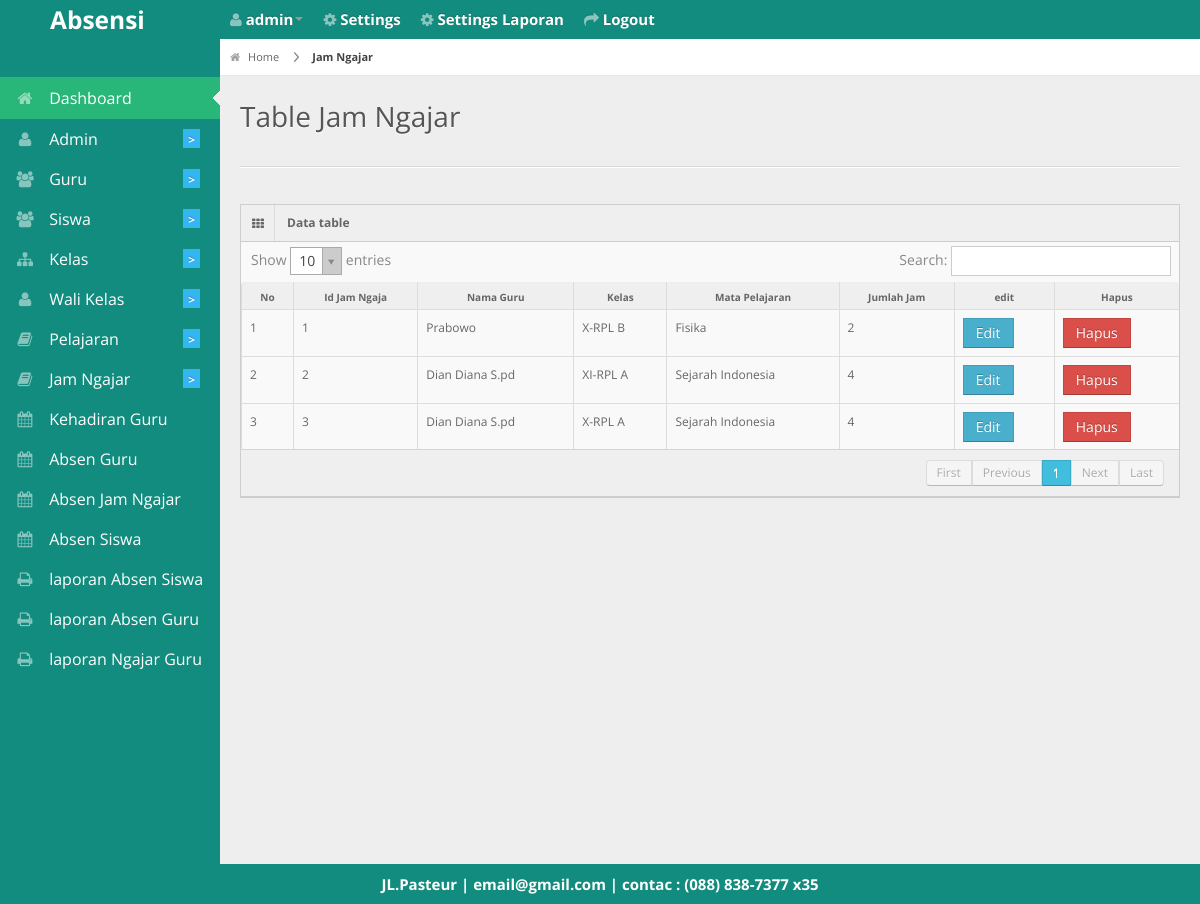
The page /admin/tablejamngajar.php (signed in) on the database its author committed.
### tables this page shows
CREATE TABLE `jam_mengajar` (
  `id_jam_mengajar` int(11) NOT NULL,
  `jam` int(11) NOT NULL,
  `id_pelajaran` int(11) NOT NULL,
  `id_guru` int(11) NOT NULL,
  `id_kelas` int(11) NOT NULL
);

CREATE TABLE `guru` (
  `id_guru` int(11) NOT NULL,
  `nip` varchar(255) NOT NULL,
  `nuptk` varchar(255) NOT NULL,
  `nama` varchar(30) NOT NULL,
  `jenis_kelamin` varchar(1) NOT NULL,
  `status` varchar(20) NOT NULL,
  `alamat` varchar(50) NOT NULL,
  `jabatan` varchar(20) NOT NULL,
  `telepon` varchar(50) NOT NULL,
  `tgl_lahir` date NOT NULL
);

CREATE TABLE `kelas` (
  `id_kelas` int(11) NOT NULL,
  `nama_kelas` varchar(30) NOT NULL
);

CREATE TABLE `pelajaran` (
  `id_pelajaran` int(11) NOT NULL,
  `mata_pelajaran` varchar(30) NOT NULL
);

CREATE TABLE `biodata` (
  `id_biodata` int(11) NOT NULL,
  `nama_sekolah` varchar(255) NOT NULL,
  `alamat` varchar(255) NOT NULL,
  `photo` varchar(255) NOT NULL,
  `email` varchar(255) NOT NULL,
  `telepon` varchar(20) NOT NULL,
  `kota` varchar(50) NOT NULL
);

### admin/tablejamngajar.php (the view, shortened to what this page needs)
<?php
 include '../db/koneksi.php';
 include '../layout/header.php'; ?>
<div id="content">
  <div id="content-header">
    <div id="breadcrumb"> <a href="http://localhost/absensi2/<?php echo $_SESSION['akses']; ?>/" title="Go to Home" class="tip-bottom"><i class="icon-home"></i> Home</a>
      <a href="http://localhost/absensi2/admin/jamngaja" class="current">Jam Ngajar</a> </div>
    <h1>Table Jam Ngajar</h1>
  </div>
  <div class="container-fluid">
    <hr>
    <div class="row-fluid">
      <div class="span12">
        <div class="widget-box">
          <div class="widget-title"> <span class="icon"><i class="icon-th"></i></span>
            <h5>Data table</h5>
          </div>
          <div class="widget-content nopadding">
            <table class="table table-bordered data-table">
              <thead>
                <tr>
                  <th>No</th>
                  <th>Id Jam Ngaja</th>
                  <th>Nama Guru</th>
                  <th>Kelas</th>
                  <th>Mata Pelajaran</th>
                  <th>Jumlah Jam</th>
                  <th>edit</th>
                  <th>Hapus</th>
              </tr>
              </thead>
              <tbody>
                <?php
                $query_tampil=mysqli_query($konek,"select * from jam_mengajar");
                $no=1; while ($data=mysqli_fetch_array($query_tampil)) {
                 ?>
                <tr class="gradeX">
                  <td><?php echo $no; ?></td>
                  <td><?php echo $data['id_jam_mengajar']; ?></td>
                  <td><?php
                  $query_tampil2=mysqli_query($konek,"select nama from guru WHERE id_guru=$data[id_guru]");
                  $data2=mysqli_fetch_array($query_tampil2);
                  echo $data2['nama']; ?></td>
                  <td><?php
                  $query_kelas=mysqli_query($konek,"SELECT nama_kelas FROM kelas WHERE id_kelas=$data[id_kelas]");
                  $data_kelas=mysqli_fetch_array($query_kelas);
                  echo $data_kelas['nama_kelas']; ?></td>
                  <td><?php
                      $query_pelajaran=mysqli_query($konek,"SELECT mata_pelajaran FROM pelajaran WHERE id_pelajaran=$data[id_pelajaran]");
                  $data_pelajaran=mysqli_fetch_array($query_pelajaran);
                  echo $data_pelajaran['mata_pelajaran']; ?></td>
                  <td><?php echo $data['jam']; ?></td>
                  <td><a href="http://localhost/absensi2/admin/jamngajar/edit/<?PHP echo $data['id_jam_mengajar']?>"class="btn btn-info">Edit</a></td>
                  <td><a href="http://localhost/absensi2/admin/jamngajar/hapus/<?PHP echo $data['id_jam_mengajar']?>"class="btn btn-danger">Hapus</a></td>
                </tr>
                <?php $no++; } ?>
              </tbody>
            </table>
          </div>
        </div>
      </div>
    </div>
  </div>
</div>
<?php include '../layout/footer.php'; ?>

### layout/footer.php (shortened to what this page needs)
<div class="row-fluid">
  <div id="footer" class="span12"style="
    color: #fff;
    font-weight: bold;
    font-size: 15px;
">
     <?php echo "$header_photo[alamat] | $header_photo[email] | contac : $header_photo[telepon]"; ?> </div>
</div>
</body>
</html>

### css/matrix-style.css (style rules this page uses)
* { outline:none !important; -moz-outline: none !important; }
html, body { height:100% }
body { overflow-x: hidden; margin-top: -10px; font-family: 'Open Sans', sans-serif; font-size:12px; color:#666; }
a { color:#666; }
select, textarea, input[type="text"], input[type="password"], input[type="datetime"], input[type="datetime-local"], input[type="date"], input[type="month"], input[type="time"], input[type="week"], input[type="number"], input[type="email"], input[type="url"], input[type="search"], input[type="tel"], input[type="color"], .uneditable-input, .label, .dropdown-menu, .btn, .well, .progress, .table-bordered, .btn-group > .btn:first-child, .btn-group > .btn:last-child, .btn-group > .btn:last-child, .btn-group > .dropdown-toggle, .alert { border-radius:0px; }
.btn, textarea, input[type="text"], input[type="password"], input[type="datetime"], input[type="datetime-local"], input[type="date"], input[type="month"], input[type="time"], input[type="week"], input[type="number"], input[type="email"], input[type="url"], input[type="search"], input[type="tel"], input[type="color"], .uneditable-input { box-shadow:none; }
.progress, .progress-success .bar, .progress .bar-success, .progress-warning .bar, .progress .bar-warning, .progress-danger .bar, .progress .bar-danger, .progress-info .bar, .progress .bar-info, .btn, .btn-primary { background-image:none; }
#footer { padding:10px; text-align:center; }
hr { border-top-color:#dadada; }
#content { background: none repeat scroll 0 0 #eeeeee; margin-left: 220px; margin-right: 0; padding-bottom: 25px; position: relative; min-height:100%; width: auto; }
#content-header { position: abslute; width: 100%; margin-top: -38px; z-index: 20; }
#content-header h1 { color: #555555; font-size: 28px; font-weight: normal; float: none; text-shadow: 0 1px 0 #ffffff; margin-left: 20px; position: relative; }
#content-header h1, #content-header .btn-group { margin-top: 20px; }
#breadcrumb { background-color: #fff; border-bottom: 1px solid #e3ebed; }
#breadcrumb a { padding: 8px 20px 8px 10px; display: inline-block; background-image: url('../img/breadcrumb.png'); background-position: center right; background-repeat: no-repeat; font-size: 11px; color: #666666; }
#breadcrumb a:last-child { background-image:none; }
#breadcrumb a.current { font-weight: bold; color: #444444; }
#breadcrumb a i { margin-right: 5px; opacity: .6; }
.stat-boxes .peity_bar_good, .stat-boxes .peity_line_good, { color: #459D1C; }
.widget-box { background: none repeat scroll 0 0 #F9F9F9; border-left: 1px solid #CDCDCD; border-top: 1px solid #CDCDCD; border-right: 1px solid #CDCDCD; clear: both; margin-top: 16px; margin-bottom: 16px; position: relative; }
.widget-title, .modal-header, .table th, div.dataTables_wrapper .ui-widget-header { background:#efefef; border-bottom: 1px solid #CDCDCD; height: 36px; }
.widget-title span.icon { padding: 9px 10px 7px 11px; float: left; border-right:1px solid #dadada; }
.widget-title h5 { color: #666; float: left; font-size: 12px; font-weight: bold; padding: 12px; line-height: 12px; margin: 0; }
.widget-content { padding:15px; border-bottom: 1px solid #cdcdcd; }
.table th { height: auto; font-size: 10px; padding: 5px 10px 2px; border-bottom: 0; text-align: center; color: #666666; }
.nopadding { padding: 0 !important; }
.nopadding .table { margin-bottom: 0; }
.nopadding .table-bordered { border: 0; }

### css/matrix-media.css (style rules this page uses)
body { background: #128C7E; }

### rows shown on the page
jam_mengajar: id_jam_mengajar "1", id_guru.nama "Prabowo", id_kelas.nama_kelas "X-RPL B", id_pelajaran.mata_pelajaran "Fisika", jam "2"
jam_mengajar: id_jam_mengajar "2", id_guru.nama "Dian Diana S.pd", id_kelas.nama_kelas "XI-RPL A", id_pelajaran.mata_pelajaran "Sejarah Indonesia", jam "4"
jam_mengajar: id_jam_mengajar "3", id_guru.nama "Dian Diana S.pd", id_kelas.nama_kelas "X-RPL A", id_pelajaran.mata_pelajaran "Sejarah Indonesia", jam "4"
biodata: alamat "JL.Pasteur", email "email@gmail.com", telepon "(088) 838-7377 x35"

### other values the page prints
$_SESSION['username'] "admin"
